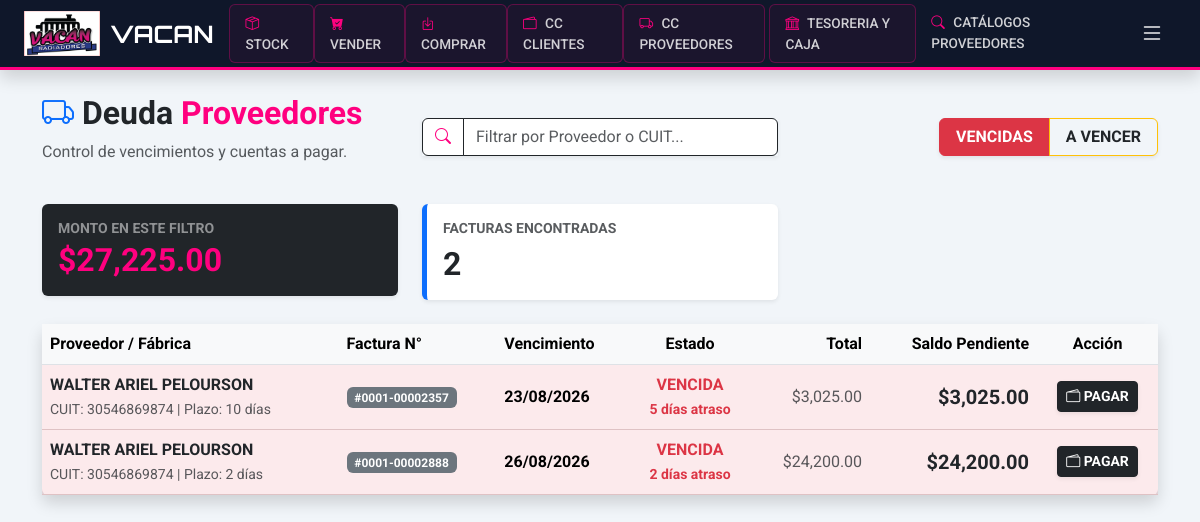
/admin/reportes/deudas-proveedores (signed in), run on the app's committed database.
### app/models.py (models this page shows)
class Proveedor(db.Model):
    id = db.Column(db.Integer, primary_key=True)
    razon_social = db.Column(db.String(150), nullable=False)
    cuit = db.Column(db.String(20), unique=True)
    condicion_iva = db.Column(db.String(50))
    direccion = db.Column(db.String(200))
    telefono = db.Column(db.String(50))
    iibb = db.Column(db.String(50))
    activo = db.Column(db.Boolean, default=True)
    compras = db.relationship('Compra', back_populates='proveedor')
    movimientos_p = db.relationship('MovimientoCtaCteProveedor', back_populates='proveedor')

class Compra(db.Model):
    id = db.Column(db.Integer, primary_key=True)
    fecha = db.Column(db.DateTime, default=get_argentina_time)
    tipo_comprobante = db.Column(db.String(20), default='FACTURA') # 'FACTURA', 'NC', 'ND'
    nro_factura = db.Column(db.String(50))
    subtotal = db.Column(db.Float, default=0.0)
    iva_porcentaje = db.Column(db.Float, default=21.0) # 21%, 10.5%, etc.
    impuestos_monto = db.Column(db.Float, default=0.0) # Percepciones IIBB, Gananc
    total = db.Column(db.Float, nullable=False)
    plazo_pago = db.Column(db.Integer, default=30)
    margen_sugerido = db.Column(db.Float, default=30.0) # Porcentaje (ej: 35.5)
    total_pagado = db.Column(db.Float, default=0.0)
    esta_pagada = db.Column(db.Boolean, default=False)
    proveedor_id = db.Column(db.Integer, db.ForeignKey('proveedor.id'), nullable=False)
    proveedor = db.relationship('Proveedor', back_populates='compras')
    detalles = db.relationship('DetalleCompra', back_populates='compra', cascade="all, delete-orphan")
    movimiento_cta = db.relationship('MovimientoCtaCteProveedor', back_populates='compra', uselist=False)
    @property
    def saldo_pendiente(self):
        return round(self.total - self.total_pagado, 2)
    @property
    def fecha_vencimiento(self):
        from datetime import timedelta
        return (self.fecha + timedelta(days=self.plazo_pago)).date()

### app/routes/admin.py (the view)
@admin_bp.route('/reportes/deudas-proveedores')
@login_required
@roles_required('admin', 'superadmin')
def reporte_deudas_prov():
    filtro = request.args.get('filtro', 'vencidas') # 'vencidas' o 'proximas'
    hoy = get_argentina_time().date()
    compras_pendientes = Compra.query.filter(Compra.total > Compra.total_pagado).all()
    reporte = []
    total_deuda_filtro = 0
    for c in compras_pendientes:
        vencimiento_real = c.fecha_vencimiento
        dias_diferencia = (vencimiento_real - hoy).days
        es_vencida = dias_diferencia < 0
        if (filtro == 'vencidas' and es_vencida) or (filtro == 'proximas' and not es_vencida):
            reporte.append({
                'compra': c,
                'proveedor': c.proveedor,
                'vencimiento': vencimiento_real,
                'dias_atraso': abs(dias_diferencia) if es_vencida else 0,
                'dias_restantes': dias_diferencia if not es_vencida else 0,
                'saldo': c.saldo_pendiente
            })
            total_deuda_filtro += c.saldo_pendiente
    reporte.sort(key=lambda x: x['vencimiento'])
    return render_template('admin/reporte_deudas_prov.html',
                           reporte=reporte,
                           filtro=filtro,
                           total=total_deuda_filtro,
                           hoy=hoy)

### app/__init__.py (called while the page is built)
def create_app():
    app = Flask(__name__)
    app.config.from_object(Config)
    db.init_app(app)
    migrate.init_app(app, db, render_as_batch=True)
    login_manager.init_app(app)
    login_manager.login_view = 'auth.login'
    login_manager.login_message = "Por favor, inicia sesión para acceder al sistema Vacan."
    login_manager.login_message_category = "info"
    from .models import Usuario
    @login_manager.user_loader
    def load_user(user_id):
        return Usuario.query.get(int(user_id))
    from .routes.main import main_bp
    from .routes.inventory import inventory_bp
    from .routes.auth import auth_bp
    from .routes.admin import admin_bp
    app.register_blueprint(main_bp)
    app.register_blueprint(inventory_bp)
    app.register_blueprint(auth_bp)
    app.register_blueprint(admin_bp)
    return app

### app/models.py (called while the page is built)
def get_argentina_time():
    argentina_tz = pytz.timezone('America/Argentina/Buenos_Aires')
    return datetime.now(argentina_tz)

### app/utils/security.py (called while the page is built)
def roles_required(*roles):
    def decorator(f):
        @wraps(f)
        def decorated_function(*args, **kwargs):
            if not current_user.is_authenticated or current_user.rol not in roles:
                flash("No tienes permiso para acceder a esta sección.", "danger")
                return redirect(url_for('inventory.index'))
            return f(*args, **kwargs)
        return decorated_function
    return decorator

### app/templates/admin/reporte_deudas_prov.html (shortened to what this page needs)
{% extends 'base.html' %}
{% block content %}
<div class="row mb-4 align-items-center">
    <div class="col-md-4">
        <h2 class="fw-bold"><i class="bi bi-truck text-primary"></i> Deuda <span class="text-pink">Proveedores</span></h2>
        <p class="text-muted">Control de vencimientos y cuentas a pagar.</p>
    </div>
    <div class="col-md-4">
        <div class="input-group shadow-sm">
            <span class="input-group-text bg-white border-dark"><i class="bi bi-search text-pink"></i></span>
            <input type="text" id="provMoraSearch" class="form-control border-dark" placeholder="Filtrar por Proveedor o CUIT...">
        </div>
    </div>
    <div class="col-md-4 text-md-end">
        <div class="btn-group shadow-sm">
            <a href="{{ url_for('admin.reporte_deudas_prov', filtro='vencidas') }}"
               class="btn {{ 'btn-danger' if filtro == 'vencidas' else 'btn-outline-danger' }} fw-bold px-3">
               VENCIDAS
            </a>
            <a href="{{ url_for('admin.reporte_deudas_prov', filtro='proximas') }}"
               class="btn {{ 'btn-warning' if filtro == 'proximas' else 'btn-outline-warning text-dark' }} fw-bold px-3">
               A VENCER
            </a>
        </div>
    </div>
</div>
<div class="row mb-4">
    <div class="col-md-4">
        <div class="card bg-dark text-white border-0 shadow-sm p-3">
            <h6 class="text-white-50 small text-uppercase fw-bold mb-1">Monto en este Filtro</h6>
            <h2 class="fw-bold mb-0 text-pink">${{ "{:,.2f}".format(total) }}</h2>
        </div>
    </div>
    <div class="col-md-4">
        <div class="card bg-white border-0 shadow-sm p-3 border-start border-primary border-5">
            <h6 class="text-muted small text-uppercase fw-bold">Facturas Encontradas</h6>
            <h2 class="fw-bold mb-0 text-dark" id="countProvMora">{{ reporte|length }}</h2>
        </div>
    </div>
</div>
<div class="card shadow border-0">
    <div class="card-body p-0">
        <div class="table-responsive">
            <table class="table table-hover align-middle mb-0">
                <thead class="table-light border-bottom">
                    <tr>
                        <th>Proveedor / Fábrica</th>
                        <th>Factura N°</th>
                        <th>Vencimiento</th>
                        <th class="text-center">Estado</th>
                        <th class="text-end">Total</th>
                        <th class="text-end">Saldo Pendiente</th>
                        <th class="text-center">Acción</th>
                    </tr>
                </thead>
                <tbody id="tableProvMora">
                    {% for item in reporte %}
                    <tr class="prov-mora-row {% if filtro == 'vencidas' %} table-danger {% else %} table-warning {% endif %}"
                        data-info="{{ item.proveedor.razon_social|lower }} {{ item.proveedor.cuit|replace('-', '') if item.proveedor.cuit else '' }}"
                        style="--bs-table-bg: transparent;">
                        <td>
                            <strong class="text-dark">{{ item.proveedor.razon_social }}</strong><br>
                            <small class="text-muted">CUIT: {{ item.proveedor.cuit }} | Plazo: {{ item.compra.plazo_pago }} días</small>
                        </td>
                        <td><span class="badge bg-secondary">#{{ item.compra.nro_factura }}</span></td>
                        <td><strong>{{ item.vencimiento.strftime('%d/%m/%Y') }}</strong></td>
                        <td class="text-center">
                            {% if filtro == 'vencidas' %}
                                <span class="text-danger fw-bold">
                                    VENCIDA<br><small>{{ item.dias_atraso }} días atraso</small>
                                </span>
                            {% else %}
                                <span class="text-dark fw-bold">
                                    A Vencer<br><small>Faltan {{ item.dias_restantes }} días</small>
                                </span>
                            {% endif %}
                        </td>
                        <td class="text-end text-muted">${{ "{:,.2f}".format(item.compra.total) }}</td>
                        <td class="text-end fw-bold text-dark fs-5">${{ "{:,.2f}".format(item.saldo) }}</td>
                        <td class="text-center">
                            <a href="{{ url_for('admin.detalle_cta_cte_proveedor', id=item.proveedor.id) }}" class="btn btn-sm btn-dark fw-bold shadow-sm">
                                <i class="bi bi-wallet2"></i> PAGAR
                            </a>
                        </td>
                    </tr>
                    {% endfor %}
                </tbody>
            </table>
        </div>
    </div>
</div>
{% endblock %}

### app/templates/base.html (style rules this page uses)
:root { --vacan-blue: #0f172a; --vacan-pink: #ff007f; --vacan-dark-hover: #1e293b; }
body { background-color: #f1f5f9; font-family: 'Roboto', sans-serif; padding-top: 70px; }

### app/templates/admin/reporte_deudas_prov.html (style rules this page uses)
.text-pink { color: var(--vacan-pink) !important; }
.table-danger { background-color: rgba(220, 53, 69, 0.1) !important; }

### data on the page
Proveedor: proveedor.razon_social "WALTER ARIEL PELOURSON" "WALTER ARIEL PELOURSON", proveedor.cuit "30546869874" "30546869874"
Compra: compra.plazo_pago "10", compra.nro_factura "0001-00002357", compra.total "3,025.00"
Compra: compra.plazo_pago "2", compra.nro_factura "0001-00002888", compra.total "24,200.00"

### other printed values
{{ "{:,.2f}".format(total) }} "27,225.00"
{{ reporte|length }} "2"
{{ item.vencimiento.strftime('%d/%m/%Y') }} "23/08/2026" "26/08/2026"
{{ item.dias_atraso }} "5" "2"
{{ "{:,.2f}".format(item.saldo) }} "3,025.00" "24,200.00"
